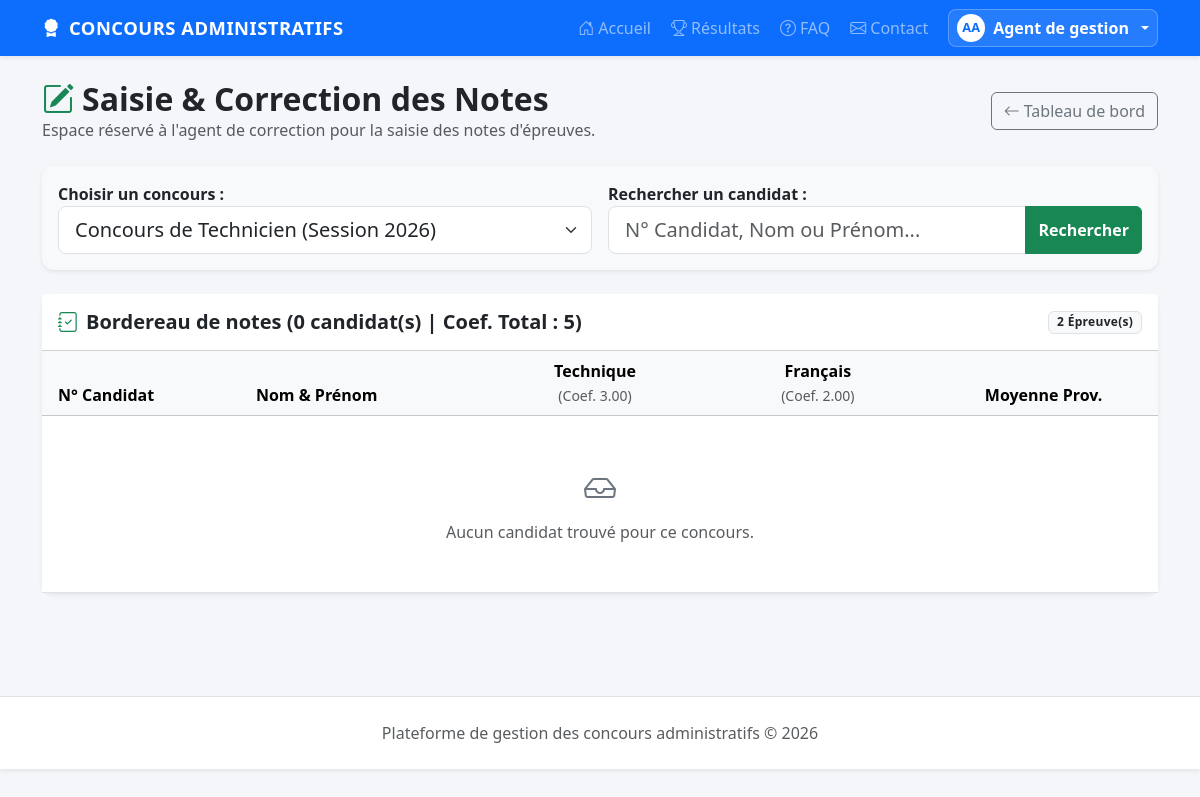
/agent/notes.php (signed in), run on the app's committed database.
### tables this page shows
CREATE TABLE epreuves (
    id INT AUTO_INCREMENT PRIMARY KEY,
    concours_id INT NOT NULL,
    nom VARCHAR(150) NOT NULL,
    coefficient DECIMAL(5,2) DEFAULT 1.00,
    KEY idx_concours_id (concours_id),
    CONSTRAINT fk_epreuves_concours FOREIGN KEY (concours_id) REFERENCES concours(id) ON DELETE CASCADE
);

### agent/notes.php (the view, shortened to what this page needs)
<?php
require '../config/database.php';
$concoursList = $pdo->query("SELECT * FROM concours ORDER BY date_debut DESC")->fetchAll();
$selectedConcoursId = (int)($_GET['concours_id'] ?? ($concoursList[0]['id'] ?? 0));
$search = trim($_GET['search'] ?? '');
$epreuves = [];
$candidats = [];
$totalCoef = 0;
if ($selectedConcoursId > 0) {
    $stE = $pdo->prepare("SELECT * FROM epreuves WHERE concours_id = ? ORDER BY id");
    $stE->execute([$selectedConcoursId]);
    $epreuves = $stE->fetchAll();
    foreach ($epreuves as $ep) {
        $totalCoef += (float)$ep['coefficient'];
    }
    $sqlCand = "SELECT c.*, u.nom, u.prenom, u.email
                FROM candidatures c
                JOIN users u ON u.id = c.user_id
                WHERE c.concours_id = ?";
    $params = [$selectedConcoursId];
    $sqlCand .= " ORDER BY c.numero_candidat ASC";
    $stCandList = $pdo->prepare($sqlCand);
    $stCandList->execute($params);
    $candidats = $stCandList->fetchAll();
}
require '../includes/header.php';
?>
<div class="d-flex justify-content-between align-items-center mb-4 flex-wrap gap-2">
    <div>
        <h1 class="h2 fw-bold text-dark m-0"><i class="bi bi-pencil-square text-success me-2"></i>Saisie & Correction des Notes</h1>
        <p class="text-muted m-0">Espace réservé à l'agent de correction pour la saisie des notes d'épreuves.</p>
    </div>
    <a href="dashboard.php" class="btn btn-outline-secondary">
        <i class="bi bi-arrow-left me-1"></i>Tableau de bord
    </a>
</div>
<div class="card p-3 shadow-sm border-0 mb-4 bg-light">
    <form method="get" action="notes.php" class="row g-3 align-items-center">
        <div class="col-md-6">
            <label class="form-label fw-bold m-0 me-2">Choisir un concours :</label>
            <select name="concours_id" class="form-select form-select-lg" onchange="this.form.submit()">
                <?php foreach ($concoursList as $co): ?>
                    <option value="<?= $co['id'] ?>" <?= $selectedConcoursId === (int)$co['id'] ? 'selected' : '' ?>>
                        <?= htmlspecialchars($co['titre']) ?> (Session <?= htmlspecialchars($co['session']) ?>)
                    </option>
                <?php endforeach; ?>
            </select>
        </div>
        <div class="col-md-6">
            <label class="form-label fw-bold m-0 me-2">Rechercher un candidat :</label>
            <div class="input-group">
                <input type="text" name="search" class="form-control form-control-lg" placeholder="N° Candidat, Nom ou Prénom..." value="<?= htmlspecialchars($search) ?>">
                <button class="btn btn-success fw-bold" type="submit">Rechercher</button>
            </div>
        </div>
    </form>
</div>
<?php if (empty($epreuves)): ?>
    <div class="alert alert-warning text-center p-4 border-0 shadow-sm">
        <i class="bi bi-exclamation-circle fs-1 d-block mb-2 text-warning"></i>
        <strong>Aucune épreuve configurée pour ce concours.</strong>
        <p class="m-0 mt-1">L'administrateur doit définir les épreuves et coefficients avant la saisie des notes.</p>
    </div>
<?php else: ?>
    <div class="card shadow-sm border-0 mb-4">
        <div class="card-header bg-white py-3 d-flex justify-content-between align-items-center flex-wrap gap-2">
            <h5 class="fw-bold text-dark m-0"><i class="bi bi-journal-check text-success me-2"></i>Bordereau de notes (<?= count($candidats) ?> candidat(s) | Coef. Total : <?= $totalCoef ?>)</h5>
            <span class="badge bg-light text-dark border"><?= count($epreuves) ?> Épreuve(s)</span>
        </div>
        <div class="card-body p-0">
            <form method="post" action="notes.php?concours_id=<?= $selectedConcoursId ?>&search=<?= urlencode($search) ?>">
                <div class="table-responsive">
                    <table class="table table-hover align-middle mb-0">
                        <thead class="table-light">
                            <tr>
                                <th class="ps-3">N° Candidat</th>
                                <th>Nom & Prénom</th>
                                <?php foreach ($epreuves as $ep): ?>
                                    <th class="text-center" style="min-width: 130px;">
                                        <?= htmlspecialchars($ep['nom']) ?><br>
                                        <small class="text-muted fw-normal">(Coef. <?= $ep['coefficient'] ?>)</small>
                                    </th>
                                <?php endforeach; ?>
                                <th class="text-center bg-light">Moyenne Prov.</th>
                            </tr>
                        </thead>
                        <tbody>
                            <?php if (empty($candidats)): ?>
                                <tr>
                                    <td colspan="<?= count($epreuves) + 3 ?>" class="text-center text-muted py-5">
                                        <i class="bi bi-inbox fs-2 text-secondary d-block mb-2"></i>
                                        Aucun candidat trouvé pour ce concours.
                                    </td>
                                </tr>
                            <?php endif; ?>
                        </tbody>
                    </table>
                </div>
            </form>
        </div>
    </div>
<?php endif; ?>
<?php require '../includes/footer.php'; ?>

### assets/css/style.css (style rules this page uses)
body { background-color: #f4f6f9; font-family: 'Segoe UI', system-ui, -apple-system, sans-serif; color: #212529; }
.card { border: 0; border-radius: 12px; box-shadow: 0 4px 12px rgba(0, 0, 0, 0.05); transition: transform 0.2s ease, box-shadow 0.2s ease; }
.table { vertical-align: middle; }
.badge { font-weight: 600; letter-spacing: 0.3px; }

### data on the page
epreuves: nom "Technique", coefficient "3.00"
epreuves: nom "Français", coefficient "2.00"

### other printed values
$userInitials "AA"
$user['prenom'] "Agent de gestion"
count($candidats) "0"
$totalCoef "5"
count($epreuves) "2"
form field concours_id "Concours de Technicien (Session 2026)"
